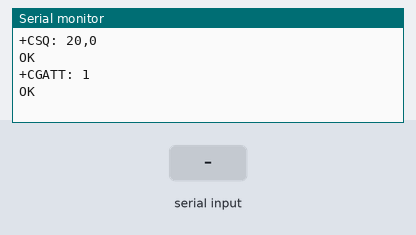
This sketch was run on a simulated Arduino Uno, built with avr-gcc and run on an emulated ATmega328P. Parts: the last lines printed to the serial monitor. Inputs (shaded band) come from the test bench. The modem accepts every AT command (registered, SIM ready, sends succeed) and sends nothing else.

Above: at 2.2 s.
2.3 s: "1" received over the second serial link
At 4.3 s:
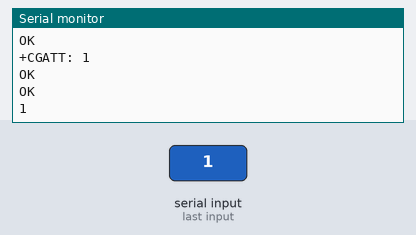
4.6 s: "0" received over the second serial link
6.1 s: "2" received over the second serial link
At 8.1 s:
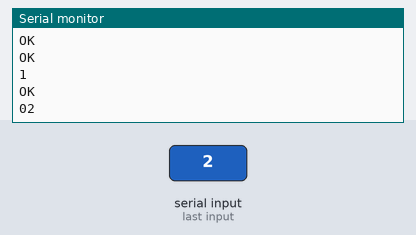

Measured:
- after the input at 2.3 s, the serial monitor: prints a new line after 0.83 s (image 1)
- after the input at 6.1 s, the serial monitor: prints a new line after 1.0 s (image 2)

The sketch:

test.ino
```cpp
#include <SoftwareSerial.h>
#include <String.h>

SoftwareSerial mySerial(7, 6);


//String api_key = "KWNXQUPD13PLR72O"; //Thinkspeak data write API KEY


//String field = "1"; //Thinkspeak data writing field no


void setup() //Setup Subprocedure
{
  Serial.begin(19200);
  /* Enable the SPI interface */

  mySerial.begin(19200);               // the GPRS baud rate
  Serial.begin(19200);    // the Serial baud rate
  delay(1000);
}

void loop() // Main loop
{


int i;
//int x=5;
  //  for(i = 0; i <= x; i++)
    //{

      //x[i]=RC522.serNum[i];
      //Serial.print(RC522.serNum[i],HEX);
    //}*/
    int x = 66;

    String sms = String(x);
    /* Output the serial number to the UART */

   /*
    int x[200];
    for(i = 0; i <= 2; i++)
    {
      Serial.println(RC522.serNum[i],DEC);
      x[i]=RC522.serNum[i];
      //Serial.print(RC522.serNum[i],HEX);
    }*/


   Send2Pachube(sms);
    delay(2000);


}


void Send2Pachube(String sms)       //send data with gsm
{
 /* mySerial.println("AT"); //check gsm
  delay(1000);

  mySerial.println("AT+CPIN?"); //Check if sim locked with pin
  delay(1000);

  mySerial.println("AT+CREG?"); //Check if gets registered to sim network
  delay(1000);

  mySerial.println("AT+CGATT?"); //Check if gets attached to registered network
  delay(1000);

  mySerial.println("AT+CIPSHUT"); //Close any previous active PDP (Packet data protocol) context
  delay(1000);

  mySerial.println("AT+CIPSTATUS"); //Check current connection status (bearer, TCP/UDP, IP, Port etc.)
  delay(2000);

  mySerial.println("AT+CIPMUX=0"); //Deactive any multi IP connections
  delay(2000);

  ShowSerialData();

  mySerial.println("AT+CSTT=\"INTERNET\"");//start task and setting the APN,
  delay(1000);

  ShowSerialData();

  mySerial.println("AT+CIICR");//bring up wireless connection
  delay(3000);

  ShowSerialData();

  mySerial.println("AT+CIFSR");//get local IP adress
  delay(2000);

  ShowSerialData();

  mySerial.println("AT+CIPSPRT=0"); //Set prompt if module is avail to send data
  delay(3000);

  ShowSerialData();

  mySerial.println("AT+CIPSTART=\"TCP\",\"127.0.0.1\",\"80\"");//start up the connection
  delay(6000);

  ShowSerialData();

  mySerial.println("AT+CIPSEND");//begin send data to remote server
  delay(4000);
  ShowSerialData();
  String str="GET https://testProj/send.php?request="+ smsz;

  mySerial.println(str);//begin send data to remote server
  delay(4000);
  ShowSerialData();

  mySerial.println((char)26);//sending
  delay(5000);//waiting for reply, important! the time is base on the condition of internet
  mySerial.println();

  ShowSerialData();

  mySerial.println("AT+CIPSHUT");//close the connection
  delay(100);
  ShowSerialData();
*/
 mySerial.println("AT+CSQ"); // Signal quality check
  delay(100);
  ShowSerialData();


  mySerial.println("AT+CGATT?"); //Check if gets attached to registered network
  delay(1000);
  ShowSerialData();

  mySerial.println("AT+SAPBR=3,1,\"CONTYPE\",\"GPRS\"");//setting the SAPBR, the connection type is using gprs
  delay(1000);

  ShowSerialData();

  mySerial.println("AT+SAPBR=3,1,\"APN\",\"INTERNET\"");//setting the APN, Access point name string
  delay(4000);

  ShowSerialData();
  mySerial.println("AT+SAPBR=1,1");//setting the SAPBR
  delay(2000);

  ShowSerialData();
  mySerial.println("AT+HTTPINIT"); //init the HTTP request

  delay(2000);
  ShowSerialData();
  mySerial.print("AT+HTTPPARA=\"URL\",\"iiuctmdpro.000webhostapp.com//test.php?test=");
mySerial.print(sms);
mySerial.println("\"");
//String str="AT+HTTPsPARA=\"URL\",\"rakibsarwar3.000webhostapp.com/bus.php?bus=\""+sms;

  //mySerial.println(str);//begin send data to remote server
   //mySerial.println("AT+HTTPPARA=\"URL\",\"rakibsarwar3.000webhostapp.com/bus.php?bus=\""+sms);// setting the httppara, the second parameter is the website you want to access
  delay(1000);

  ShowSerialData();
  mySerial.println("AT+HTTPACTION=0");//submit the request
  delay(10000);//the delay is very important, the delay time is base on the return from the website, if the return datas are very large, the time required longer.
  //while(!SIM900.available());
 ShowSerialData();
mySerial.println("AT+HTTPREAD");// read the data from the website you access
  delay(300);
 // changeLed();
  ShowSerialData();

  mySerial.println("");
  delay(100);

}


void ShowSerialData() //Show serial data
{
  while(mySerial.available()!=0)
    Serial.write(mySerial.read());
    Serial.println();
}
```
